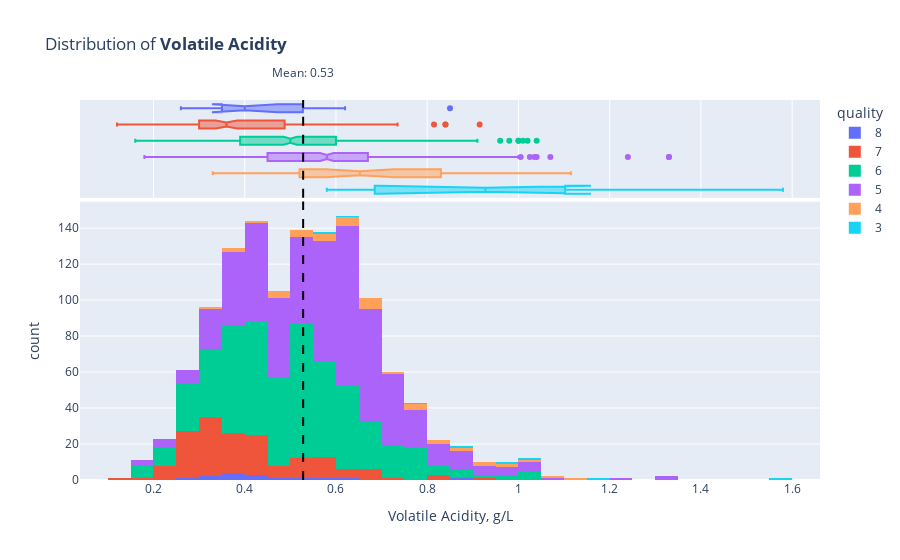

The notebook cell saved with this chart:
### Markdown cell above
#### 2.3.2. Volatile Acidity

### Code cell
overview_plot(df_train, "volatile acidity", "g/L")

### Figure 1 — Plotly figure (JSON) as saved in the notebook; plotly's stock layout.template omitted (floating-point values rounded to 4 significant figures; data arrays with more than 128 entries replaced by an {"elided": "..."} marker saying what was removed)
{"data": [{"alignmentgroup": "True", "bingroup": "x", "histfunc": "count", "hovertemplate": "quality=8<br>Volatile Acidity, g/L=%{x}<br>count=%{y}<extra></extra>", "legendgroup": "8", "marker": {"color": "#636efa", "pattern": {"shape": ""}}, "name": "8", "offsetgroup": "8", "orientation": "v", "showlegend": true, "type": "histogram", "x": [0.85, 0.38, 0.57, 0.33, 0.4, 0.42, 0.54, 0.42, 0.26, 0.49, 0.36, 0.35, 0.35, 0.3, 0.62], "xaxis": "x", "y": [8, 8, 8, 8, 8, 8, 8, 8, 8, 8, 8, 8, 8, 8, 8], "yaxis": "y"}, {"alignmentgroup": "True", "hovertemplate": "quality=8<br>Volatile Acidity, g/L=%{x}<extra></extra>", "legendgroup": "8", "marker": {"color": "#636efa"}, "name": "8", "notched": true, "offsetgroup": "8", "showlegend": false, "type": "box", "x": [0.85, 0.38, 0.57, 0.33, 0.4, 0.42, 0.54, 0.42, 0.26, 0.49, 0.36, 0.35, 0.35, 0.3, 0.62], "xaxis": "x2", "yaxis": "y2"}, {"alignmentgroup": "True", "bingroup": "x", "histfunc": "count", "hovertemplate": "quality=7<br>Volatile Acidity, g/L=%{x}<br>count=%{y}<extra></extra>", "legendgroup": "7", "marker": {"color": "#EF553B", "pattern": {"shape": ""}}, "name": "7", "offsetgroup": "7", "orientation": "v", "showlegend": true, "type": "histogram", "x": {"elided": "159 float values"}, "xaxis": "x", "y": {"elided": "159 int values"}, "yaxis": "y"}, {"alignmentgroup": "True", "hovertemplate": "quality=7<br>Volatile Acidity, g/L=%{x}<extra></extra>", "legendgroup": "7", "marker": {"color": "#EF553B"}, "name": "7", "notched": true, "offsetgroup": "7", "showlegend": false, "type": "box", "x": {"elided": "159 float values"}, "xaxis": "x2", "yaxis": "y2"}, {"alignmentgroup": "True", "bingroup": "x", "histfunc": "count", "hovertemplate": "quality=6<br>Volatile Acidity, g/L=%{x}<br>count=%{y}<extra></extra>", "legendgroup": "6", "marker": {"color": "#00cc96", "pattern": {"shape": ""}}, "name": "6", "offsetgroup": "6", "orientation": "v", "showlegend": true, "type": "histogram", "x": {"elided": "510 float values"}, "xaxis": "x", "y": {"elided": "510 int values"}, "yaxis": "y"}, {"alignmentgroup": "True", "hovertemplate": "quality=6<br>Volatile Acidity, g/L=%{x}<extra></extra>", "legendgroup": "6", "marker": {"color": "#00cc96"}, "name": "6", "notched": true, "offsetgroup": "6", "showlegend": false, "type": "box", "x": {"elided": "510 float values"}, "xaxis": "x2", "yaxis": "y2"}, {"alignmentgroup": "True", "bingroup": "x", "histfunc": "count", "hovertemplate": "quality=5<br>Volatile Acidity, g/L=%{x}<br>count=%{y}<extra></extra>", "legendgroup": "5", "marker": {"color": "#ab63fa", "pattern": {"shape": ""}}, "name": "5", "offsetgroup": "5", "orientation": "v", "showlegend": true, "type": "histogram", "x": {"elided": "545 float values"}, "xaxis": "x", "y": {"elided": "545 int values"}, "yaxis": "y"}, {"alignmentgroup": "True", "hovertemplate": "quality=5<br>Volatile Acidity, g/L=%{x}<extra></extra>", "legendgroup": "5", "marker": {"color": "#ab63fa"}, "name": "5", "notched": true, "offsetgroup": "5", "showlegend": false, "type": "box", "x": {"elided": "545 float values"}, "xaxis": "x2", "yaxis": "y2"}, {"alignmentgroup": "True", "bingroup": "x", "histfunc": "count", "hovertemplate": "quality=4<br>Volatile Acidity, g/L=%{x}<br>count=%{y}<extra></extra>", "legendgroup": "4", "marker": {"color": "#FFA15A", "pattern": {"shape": ""}}, "name": "4", "offsetgroup": "4", "orientation": "v", "showlegend": true, "type": "histogram", "x": [0.4, 0.33, 0.62, 0.955, 0.39, 0.785, 0.685, 0.845, 0.58, 0.755, 0.935, 0.67, 1.09, 0.78, 0.48, 0.55, 0.73, 0.635, 0.87, 0.975, 0.68, 1.115, 0.61, 0.47, 0.625, 1.02, 0.35, 0.68, 0.88, 0.63, 0.91, 0.675, 0.5, 0.46, 0.52, 0.59, 0.53, 0.59, 0.67, 0.83, 0.52, 0.47], "xaxis": "x", "y": [4, 4, 4, 4, 4, 4, 4, 4, 4, 4, 4, 4, 4, 4, 4, 4, 4, 4, 4, 4, 4, 4, 4, 4, 4, 4, 4, 4, 4, 4, 4, 4, 4, 4, 4, 4, 4, 4, 4, 4, 4, 4], "yaxis": "y"}, {"alignmentgroup": "True", "hovertemplate": "quality=4<br>Volatile Acidity, g/L=%{x}<extra></extra>", "legendgroup": "4", "marker": {"color": "#FFA15A"}, "name": "4", "notched": true, "offsetgroup": "4", "showlegend": false, "type": "box", "x": [0.4, 0.33, 0.62, 0.955, 0.39, 0.785, 0.685, 0.845, 0.58, 0.755, 0.935, 0.67, 1.09, 0.78, 0.48, 0.55, 0.73, 0.635, 0.87, 0.975, 0.68, 1.115, 0.61, 0.47, 0.625, 1.02, 0.35, 0.68, 0.88, 0.63, 0.91, 0.675, 0.5, 0.46, 0.52, 0.59, 0.53, 0.59, 0.67, 0.83, 0.52, 0.47], "xaxis": "x2", "yaxis": "y2"}, {"alignmentgroup": "True", "bingroup": "x", "histfunc": "count", "hovertemplate": "quality=3<br>Volatile Acidity, g/L=%{x}<br>count=%{y}<extra></extra>", "legendgroup": "3", "marker": {"color": "#19d3f3", "pattern": {"shape": ""}}, "name": "3", "offsetgroup": "3", "orientation": "v", "showlegend": true, "type": "histogram", "x": [1.185, 0.98, 0.58, 1.58, 1.02, 0.875, 0.76, 0.61], "xaxis": "x", "y": [3, 3, 3, 3, 3, 3, 3, 3], "yaxis": "y"}, {"alignmentgroup": "True", "hovertemplate": "quality=3<br>Volatile Acidity, g/L=%{x}<extra></extra>", "legendgroup": "3", "marker": {"color": "#19d3f3"}, "name": "3", "notched": true, "offsetgroup": "3", "showlegend": false, "type": "box", "x": [1.185, 0.98, 0.58, 1.58, 1.02, 0.875, 0.76, 0.61], "xaxis": "x2", "yaxis": "y2"}], "layout": {"annotations": [{"showarrow": false, "text": "Mean: 0.53", "x": 0.5281, "y": 1.1, "yref": "paper"}], "barmode": "relative", "legend": {"title": {"text": "quality"}, "tracegroupgap": 0}, "shapes": [{"line": {"color": "black", "dash": "dash"}, "type": "line", "x0": 0.5281, "x1": 0.5281, "xref": "x", "y0": 0, "y1": 1, "yref": "y domain"}, {"line": {"color": "black", "dash": "dash"}, "type": "line", "x0": 0.5281, "x1": 0.5281, "xref": "x2", "y0": 0, "y1": 1, "yref": "y2 domain"}], "title": {"text": "Distribution of <b>Volatile Acidity</b>"}, "xaxis": {"anchor": "y", "domain": [0, 1], "title": {"text": "Volatile Acidity, g/L"}}, "xaxis2": {"anchor": "y2", "domain": [0, 1], "matches": "x", "showgrid": true, "showticklabels": false}, "yaxis": {"anchor": "x", "categoryarray": [3, 4, 5, 6, 7, 8], "categoryorder": "array", "domain": [0, 0.7326], "title": {"text": "count"}}, "yaxis2": {"anchor": "x2", "categoryarray": [3, 4, 5, 6, 7, 8], "categoryorder": "array", "domain": [0.7426, 1], "matches": "y2", "showgrid": false, "showline": false, "showticklabels": false, "ticks": ""}}}
